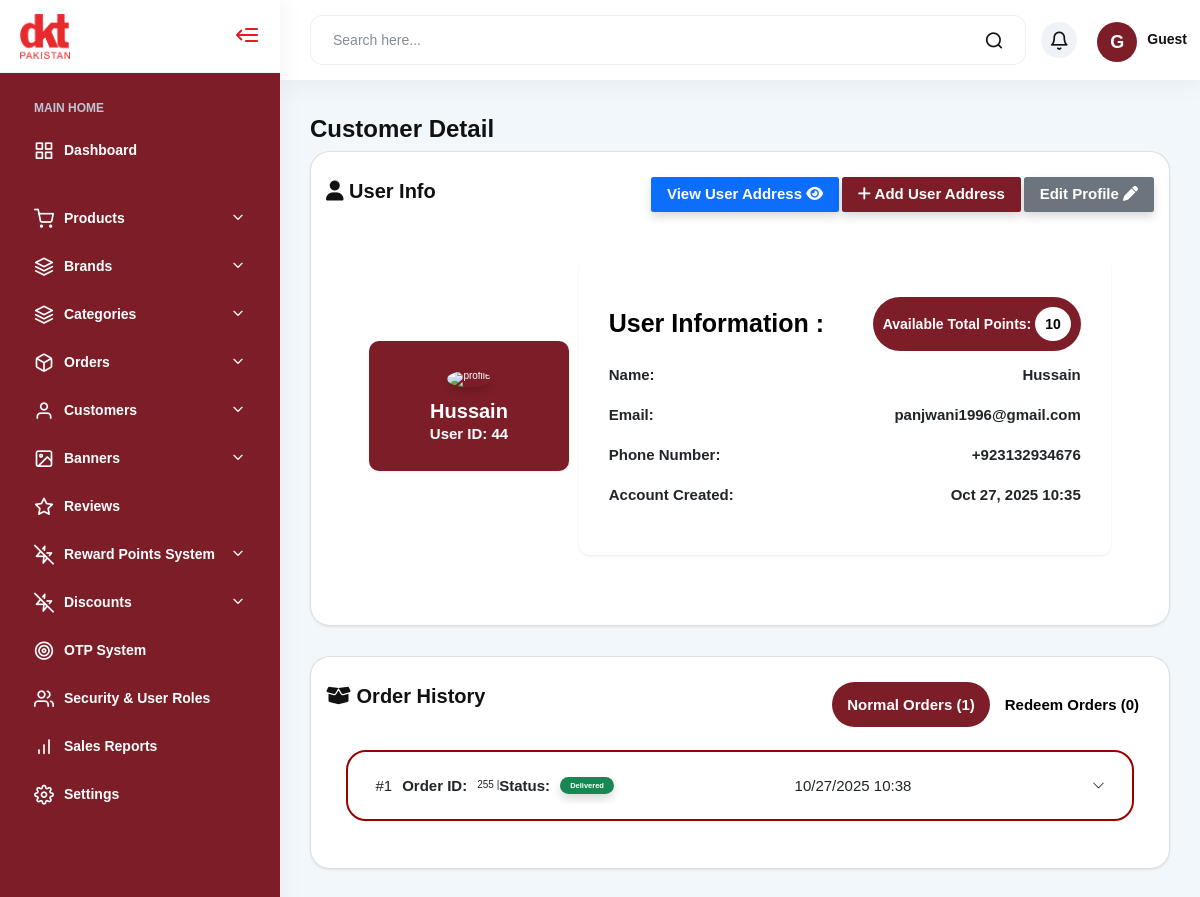
/customers/44/, run on the app's committed database.
### app/models.py (models this page shows, shortened)
class AppUser(models.Model):
    number = models.CharField(max_length=20, unique=True)
    name = models.CharField(max_length=100, blank=True, null=True)
    email = models.EmailField(max_length=254,unique=True, null=True, blank=True, validators=[validate_email], db_index=True)
    image = models.ImageField(upload_to="users/", blank=True, null=True)
    is_active = models.BooleanField(default=True)
    password_hash = models.CharField(max_length=255)
    api_token = models.CharField(max_length=128, blank=True, null=True)
    otp = models.CharField(max_length=6, blank=True, null=True)
    otp_created_at = models.DateTimeField(blank=True, null=True)
    is_verified = models.BooleanField(default=False)
    created_at = models.DateTimeField(default=timezone.now)
    created_at = models.DateTimeField(default=timezone.now)

class Order(models.Model):
    STATUS_CHOICES = [
        ("pending", "Pending"),
        ("process", "In Process"),
        ("cancelled", "Cancelled"),
        ("delivered", "Delivered"),
        ("on_the_way", "On The Way"),
    ]
    TYPE_CHOICES = [
       ("normal", "Normal Order"),
        ("redeem", "Redeem Order"),
    ]
    type = models.CharField(max_length=20, choices=TYPE_CHOICES, default="normal")
    user = models.ForeignKey(
        "AppUser",
        related_name="orders",
        on_delete=models.CASCADE,
        null=True, blank=True
    )
    address = models.TextField()
    shipping = models.CharField(max_length=100)
    status = models.CharField(max_length=20, choices=STATUS_CHOICES, default="pending")
    created_at = models.DateTimeField(auto_now_add=True)

### app/views.py (the view, shortened to what this page needs)
# urls.py: path('customers/<int:pk>/', views.customer_detail, name='customer_detail'),
def customer_detail(request, pk):
    user = get_object_or_404(AppUser, pk=pk)
    addresses = Address.objects.filter(user=user)
    orders = Order.objects.filter(status="delivered", user=user)
    normal_orders = orders.filter(type="normal")
    redeem_orders = orders.filter(type="redeem")
    normal_orders_data = []
    redeem_orders_data = []
    for order in normal_orders:
        items = order.items.all()
        order_points = sum(item.pts for item in items)
        normal_orders_data.append({
            "order": order,
            "items": items,
            "order_points": order_points,
        })
    earned_points = sum(i["order_points"] for i in normal_orders_data)
    spent_points = sum(i["order_points"] for i in redeem_orders_data)
    available_points = earned_points - spent_points
    context = {
        "user": user,
        "normal_orders_data": normal_orders_data,
        "redeem_orders_data": redeem_orders_data,
        "normal_orders": normal_orders,
        "redeem_orders": redeem_orders,
        "earned_points": earned_points,
        "spent_points": spent_points,
        "available_points": available_points,
        "addresses": addresses
    }
    return render(request, "pages/customer_detail.html", context)

### app/templates/pages/customer_detail.html (shortened to what this page needs)
{% extends 'dashboard.html' %}
{% load static %}
{% block content %}
<div class="main-content-inner">
    <div class="main-content-wrap">
        <h3 class="mb-4"> Customer Detail</h3>
    <div class="card shadow-sm mb-5 px-2 py-4 rounded-5">
         <div class="card-body">
        <div class="profile d-flex justify-content-between">
             <h5 class="card-title mb-3"><i class="fas fa-user"></i> User Info</h5>
             <div class="profile-btn">
         <a href="#" data-bs-toggle="modal" data-bs-target="#staticBackdrop"
        class="btn text-white fs-4 fw-semibold bg-primary shadow px-4 py-2">View User Address  <i class="fa-solid fa-eye"></i></a>
        <a href="#" data-bs-toggle="modal" data-bs-target="#addaddress"
        class="btn text-white fs-4 fw-semibold bg-danger shadow px-4 py-2">
        <i class="fa-solid fa-plus fs-4"></i> Add User Address</a>
        <a href="{% url 'create_appuser' user.pk %}"
        class="btn text-white fs-4 fw-semibold bg-secondary shadow px-4 py-2">Edit Profile  <i class="fa-solid fa-pen"></i></a>
             </div>
        </div>
       <div class="container py-5">
        <div class="card  border-0 overflow-hidden">
            <div class="row g-0 align-items-center justify-content-center py-4">
      <div class="col-md-3 shadow-sm rounded-4 text-white text-center py-5" style="background-color: #7d1d27;">
        <div class="user-profile d-inline-block">
        {% if user.image %}
        <img src="{{ user.image.url }}"
            alt="{{ user.name }}"
            class="img-fluid rounded-circle shadow"
            style="width: 180px; height: 180px; object-fit: cover;">
        {% else %}
        <img src="{% static 'images/avatar/user-1.png' %}"
            alt="profile"
            class="img-fluid rounded-circle shadow"
            style="width: 180px; height: 180px; object-fit: cover;">
        {% endif %}
            <h5 class="fw-semibold mb-1 pt-3 text-white">{{ user.name }}</h5>
          <small class="fw-semibold fs-4 d-block">User ID: {{ user.id }}</small>
        </div>
      </div>
      <div class="col-md-8 bg-white shadow-sm rounded-4 ms-3 py-3">
        <div class="card-body p-5">
          <div class="d-flex justify-content-between align-items-center mb-4">
            <h4 class="card-title mb-0 text-black fs-1">User Information :</h4>
            <p class="d-inline-block p-3 rounded-pill text-white bg-danger">
                <strong>Available Total Points:</strong>
                <span class="badge bg-white text-black" style="padding: 10px; border-radius: 50%; font-size: 14px;">{{ available_points }} </span>
            </p>
          </div>
          <ul class="list-group list-group-flush lh-lg">
            <li class="list-group-item d-flex justify-content-between align-items-center border-0 px-0 py-2">
              <span class="fw-bold fs-4">Name:</span>
              <strong class="fs-4">{{ user.name }}</strong>
            </li>
            <li class="list-group-item d-flex justify-content-between align-items-center border-0 px-0 py-2">
              <span class="fw-bold fs-4">Email:</span>
              <strong class="fs-4">{{ user.email }}</strong>
            </li>
            <li class="list-group-item d-flex justify-content-between align-items-center border-0 px-0 py-2">
              <span class="fw-bold fs-4">Phone Number:</span>
              <strong class="fs-4">{{ user.number }}</strong>
            </li>
            <li class="list-group-item d-flex justify-content-between align-items-center border-0 px-0 py-2">
              <span class="fw-bold fs-4">Account Created:</span>
              <strong class="fs-4">{{ user.created_at|date:"M d, Y H:i" }}</strong>
            </li>
          </ul>
        </div>
      </div>
    </div>
  </div>
</div>
</div>
</div>
</div>
        <div class="card shadow-sm mt-5 px-2 py-4 rounded-5">
            <div class="card-body">
                <div class="history d-flex justify-content-between">
                    <h5 class="card-title"><i class="fa-solid fa-box-open"></i> Order History</h5>
                 <div class="tabs">
            <ul class="nav nav-pills mb-3" id="pills-tab" role="tablist">
            <li class="nav-item" role="presentation">
                <button class="nav-link fs-4 active p-4 rounded-pill" id="pills-home-tab"
                 data-bs-toggle="pill" data-bs-target="#pills-home"
                 type="button" role="tab" aria-controls="pills-home"
                  aria-selected="true"> Normal Orders ({{ normal_orders|length }})</button>
            </li>
            <li class="nav-item" role="presentation">
                <button class="nav-link fs-4 p-4 rounded-pill" id="pills-profile-tab"
                 data-bs-toggle="pill" data-bs-target="#pills-profile"
                  type="button" role="tab" aria-controls="pills-profile"
                   aria-selected="false"> Redeem Orders ({{ redeem_orders|length }})</button>
            </li>
            </ul>
        </div>
                </div>
                <div class="tab-pane fade show active" id="pills-home" role="tabpanel" aria-labelledby="pills-home-tab" tabindex="0">
                    {% if normal_orders_data %}
                        <div class="accordion" id="ordersAccordionNormal">
                            {% for entry in normal_orders_data %}
                            <div class="accordion-item mb-2">
                                <h2 class="accordion-header" id="headingNormal{{ entry.order.id }}">
                                    <button class="accordion-button collapsed" type="button"
                                        data-bs-toggle="collapse"
                                        data-bs-target="#collapseNormal{{ entry.order.id }}"
                                        aria-expanded="false"
                                        aria-controls="collapseNormal{{ entry.order.id }}">
                                        <span class="me-3 fs-4">#{{ forloop.counter }}</span>
                                        <strong class="me-3 fs-4">Order ID:</strong> {{ entry.order.id }} |
                                        <strong class="me-3 fs-4">Status:</strong>
                                        <span class="badge shadow rounded-4 py-2 px-3 text-bg-success">
                                            {{ entry.order.status|title }}
                                        </span>
                                        <span class="ms-auto fs-4">{{ entry.order.created_at|date:"m/d/Y H:i" }}</span>
                                    </button>
                                </h2>
                            </div>
                            {% endfor %}
                        </div>
                    {% else %}
                        <p class="text-muted">No normal orders found for this customer.</p>
                    {% endif %}
                </div>
            </div>
        </div>
    </div>
</div>
{% endblock %}

### static/css/custom.css (style rules this page uses)
.nav-pills .nav-link { background: 0 0; border: 0; border-radius: .25rem; color: #000; font-weight: 700; }
.nav-pills .nav-link.active, .nav-pills .show>.nav-link { color: #fff; background-color: #7d1d27; }
.bg-danger { background-color: #7d1d27 !important; }

### app/templates/pages/customer_detail.html (style rules this page uses)
.accordion-item.mb-2 { border: 2px solid #990000; padding: 15px; margin: 20px; border-radius: 20px; }

### data on the page
AppUser: name "Hussain", id "44", email "panjwani1996@gmail.com", number "+923132934676", created_at "Oct 27, 2025 10:35"
Order: order.id "255", order.status "Delivered", order.created_at "10/27/2025 10:38"

### other printed values
{{ available_points }} "10"
{{ normal_orders|length }} "1"
{{ redeem_orders|length }} "0"
